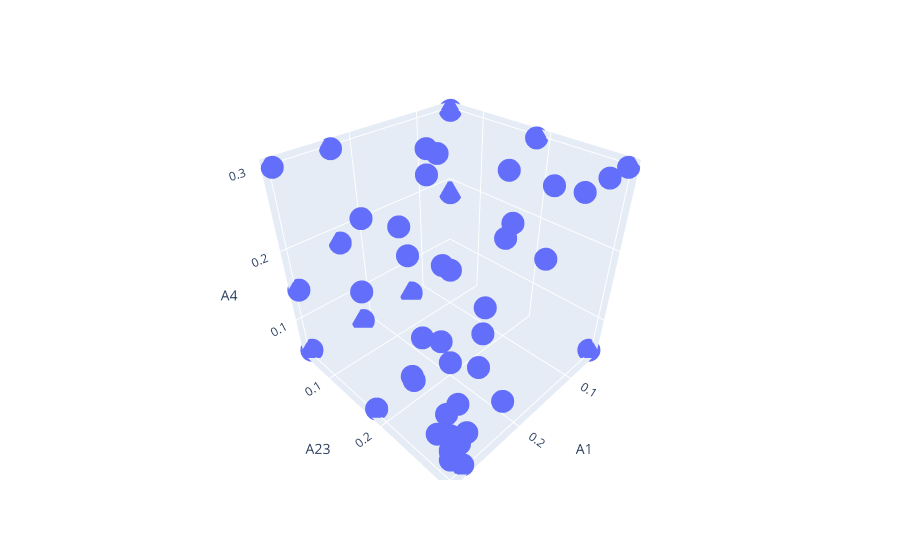

Notebook source saved alongside this figure:
### Code cell
px.scatter_3d(df_gp,x='A1',y='A23',z='A4')
